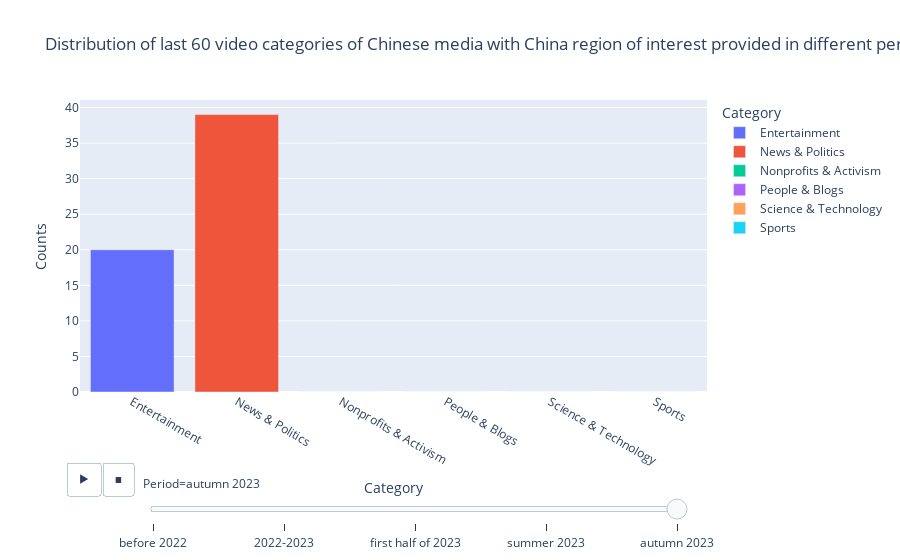

This figure's notebook cell:
### Code cell
plot_cats_dates(china_dates, 'China')

### Figure 1 — Plotly figure (JSON) as saved in the notebook; plotly's stock layout.template omitted (floating-point values rounded to 4 significant figures)
{"data": [{"alignmentgroup": "True", "hovertemplate": "Category=%{x}<br>Period=autumn 2023<br>Counts=%{y}<extra></extra>", "legendgroup": "Entertainment", "marker": {"color": "#636efa", "pattern": {"shape": ""}}, "name": "Entertainment", "offsetgroup": "Entertainment", "orientation": "v", "showlegend": true, "textposition": "auto", "type": "bar", "x": ["Entertainment"], "xaxis": "x", "y": [20], "yaxis": "y"}, {"alignmentgroup": "True", "hovertemplate": "Category=%{x}<br>Period=autumn 2023<br>Counts=%{y}<extra></extra>", "legendgroup": "News & Politics", "marker": {"color": "#EF553B", "pattern": {"shape": ""}}, "name": "News & Politics", "offsetgroup": "News & Politics", "orientation": "v", "showlegend": true, "textposition": "auto", "type": "bar", "x": ["News & Politics"], "xaxis": "x", "y": [39], "yaxis": "y"}, {"alignmentgroup": "True", "hovertemplate": "Category=%{x}<br>Period=autumn 2023<br>Counts=%{y}<extra></extra>", "legendgroup": "Nonprofits & Activism", "marker": {"color": "#00cc96", "pattern": {"shape": ""}}, "name": "Nonprofits & Activism", "offsetgroup": "Nonprofits & Activism", "orientation": "v", "showlegend": true, "textposition": "auto", "type": "bar", "x": ["Nonprofits & Activism"], "xaxis": "x", "y": [0], "yaxis": "y"}, {"alignmentgroup": "True", "hovertemplate": "Category=%{x}<br>Period=autumn 2023<br>Counts=%{y}<extra></extra>", "legendgroup": "People & Blogs", "marker": {"color": "#ab63fa", "pattern": {"shape": ""}}, "name": "People & Blogs", "offsetgroup": "People & Blogs", "orientation": "v", "showlegend": true, "textposition": "auto", "type": "bar", "x": ["People & Blogs"], "xaxis": "x", "y": [0], "yaxis": "y"}, {"alignmentgroup": "True", "hovertemplate": "Category=%{x}<br>Period=autumn 2023<br>Counts=%{y}<extra></extra>", "legendgroup": "Science & Technology", "marker": {"color": "#FFA15A", "pattern": {"shape": ""}}, "name": "Science & Technology", "offsetgroup": "Science & Technology", "orientation": "v", "showlegend": true, "textposition": "auto", "type": "bar", "x": ["Science & Technology"], "xaxis": "x", "y": [0], "yaxis": "y"}, {"alignmentgroup": "True", "hovertemplate": "Category=%{x}<br>Period=autumn 2023<br>Counts=%{y}<extra></extra>", "legendgroup": "Sports", "marker": {"color": "#19d3f3", "pattern": {"shape": ""}}, "name": "Sports", "offsetgroup": "Sports", "orientation": "v", "showlegend": true, "textposition": "auto", "type": "bar", "x": ["Sports"], "xaxis": "x", "y": [0], "yaxis": "y"}], "layout": {"autosize": true, "barmode": "relative", "legend": {"title": {"text": "Category"}, "tracegroupgap": 0}, "sliders": [{"active": 4, "currentvalue": {"prefix": "Period="}, "len": 0.9, "pad": {"r": 20, "t": 80}, "steps": [{"args": [["before 2022"], {"frame": {"duration": 0, "redraw": true}, "fromcurrent": true, "mode": "immediate", "transition": {"duration": 0, "easing": "linear"}}], "label": "before 2022", "method": "animate"}, {"args": [["2022-2023"], {"frame": {"duration": 0, "redraw": true}, "fromcurrent": true, "mode": "immediate", "transition": {"duration": 0, "easing": "linear"}}], "label": "2022-2023", "method": "animate"}, {"args": [["first half of 2023"], {"frame": {"duration": 0, "redraw": true}, "fromcurrent": true, "mode": "immediate", "transition": {"duration": 0, "easing": "linear"}}], "label": "first half of 2023", "method": "animate"}, {"args": [["summer 2023"], {"frame": {"duration": 0, "redraw": true}, "fromcurrent": true, "mode": "immediate", "transition": {"duration": 0, "easing": "linear"}}], "label": "summer 2023", "method": "animate"}, {"args": [["autumn 2023"], {"frame": {"duration": 0, "redraw": true}, "fromcurrent": true, "mode": "immediate", "transition": {"duration": 0, "easing": "linear"}}], "label": "autumn 2023", "method": "animate"}], "x": 0.1, "xanchor": "left", "y": 0, "yanchor": "top"}], "title": {"text": "Distribution of last 60 video categories of Chinese media with China region of interest provided in different periods"}, "updatemenus": [{"buttons": [{"args": [null, {"frame": {"duration": 500, "redraw": true}, "fromcurrent": true, "mode": "immediate", "transition": {"duration": 500, "easing": "linear"}}], "label": "&#9654;", "method": "animate"}, {"args": [[null], {"frame": {"duration": 0, "redraw": true}, "fromcurrent": true, "mode": "immediate", "transition": {"duration": 0, "easing": "linear"}}], "label": "&#9724;", "method": "animate"}], "direction": "left", "pad": {"r": 10, "t": 70}, "showactive": false, "type": "buttons", "x": 0.1, "xanchor": "right", "y": 0, "yanchor": "top"}], "xaxis": {"anchor": "y", "autorange": true, "categoryarray": ["Entertainment", "News & Politics", "Nonprofits & Activism", "People & Blogs", "Science & Technology", "Sports"], "categoryorder": "array", "domain": [0, 1], "range": [-0.5, 5.5], "title": {"text": "Category"}, "type": "category"}, "yaxis": {"anchor": "x", "autorange": true, "domain": [0, 1], "range": [0, 41.05], "title": {"text": "Counts"}, "type": "linear"}}}
